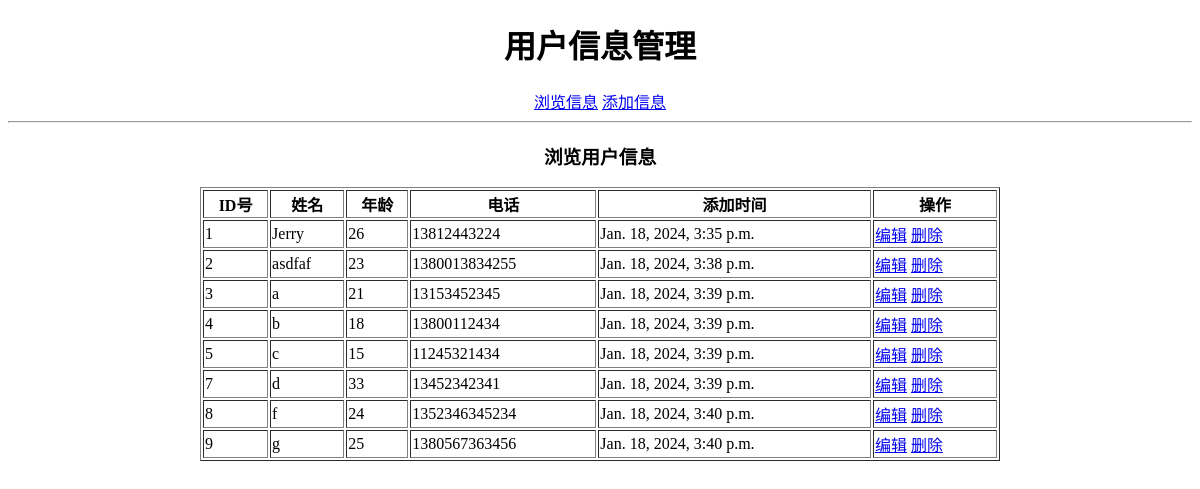
/users, run on an earlier commit of the app's database.
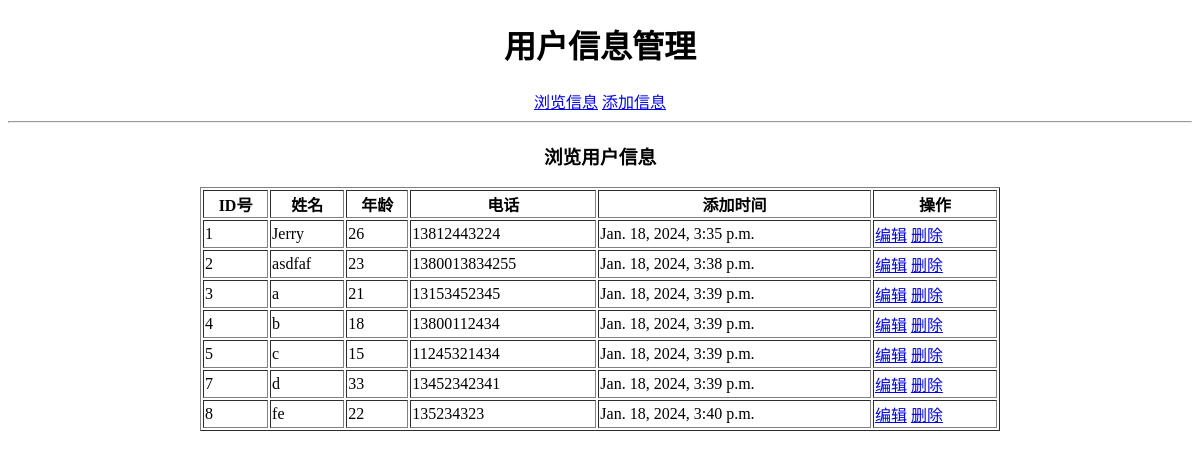
And on a later commit of the database.
### myapp/models.py (models this page shows)
class Users(models.Model):
    id = models.AutoField(primary_key=True)     # 主键可省略不写
    name = models.CharField(max_length=32)
    age = models.IntegerField(default=20)
    phone = models.CharField(max_length=16)
    addtime = models.DateTimeField(default=datetime.now)

### myapp/views.py (the view)
# urls.py: path("users", views.indexUsers, name="indexusers"),
def indexUsers(request):
    try:
        ulist = Users.objects.all()
        context = {"userslist":ulist}
        return render(request, 'myapp/users/index.html',context)    # 加载模板
    except:
        return HttpResponse("没有找到用户信息！")

### templates/myapp/users/index.html (shortened to what this page needs)
<!DOCTYPE html>
<html lang="en">
<head>
</head>
<body>
    <center>
        {% include "myapp/users/menu.html" %}
        <h3>浏览用户信息</h3>
        <table width="800" border="1">
            <tr>
                <th>ID号</th>
                <th>姓名</th>
                <th>年龄</th>
                <th>电话</th>
                <th>添加时间</th>
                <th>操作</th>
            </tr>
            {% for user in userslist %}
                <tr>
                    <td>{{user.id}}</td>
                    <td>{{user.name}}</td>
                    <td>{{user.age}}</td>
                    <td>{{user.phone}}</td>
                    <td>{{user.addtime}}</td>
                    <td><a href="{% url 'editusers' user.id %}">编辑</a>
                        <a href="javascript:doDel('{% url 'deleteusers' user.id %}');">删除</a></td>
                </tr>
            {% endfor %}
        </table>
    </center>
</body>
</html>

### templates/myapp/users/menu.html
<h1>用户信息管理</h1>
<a href="{% url 'indexusers' %}">浏览信息</a>
<a href="{% url 'addusers' %}">添加信息</a>
<hr/>

What changed in the data, as far as the page shows it:
removed Users: id "9", name "g", age "25", phone "1380567363456", addtime "Jan. 18, 2024, 3:40 p.m."
changed Users "Jan. 18, 2024, 3:40 p.m.": name "f" → "fe"; age "24" → "22"; phone "1352346345234" → "135234323"
